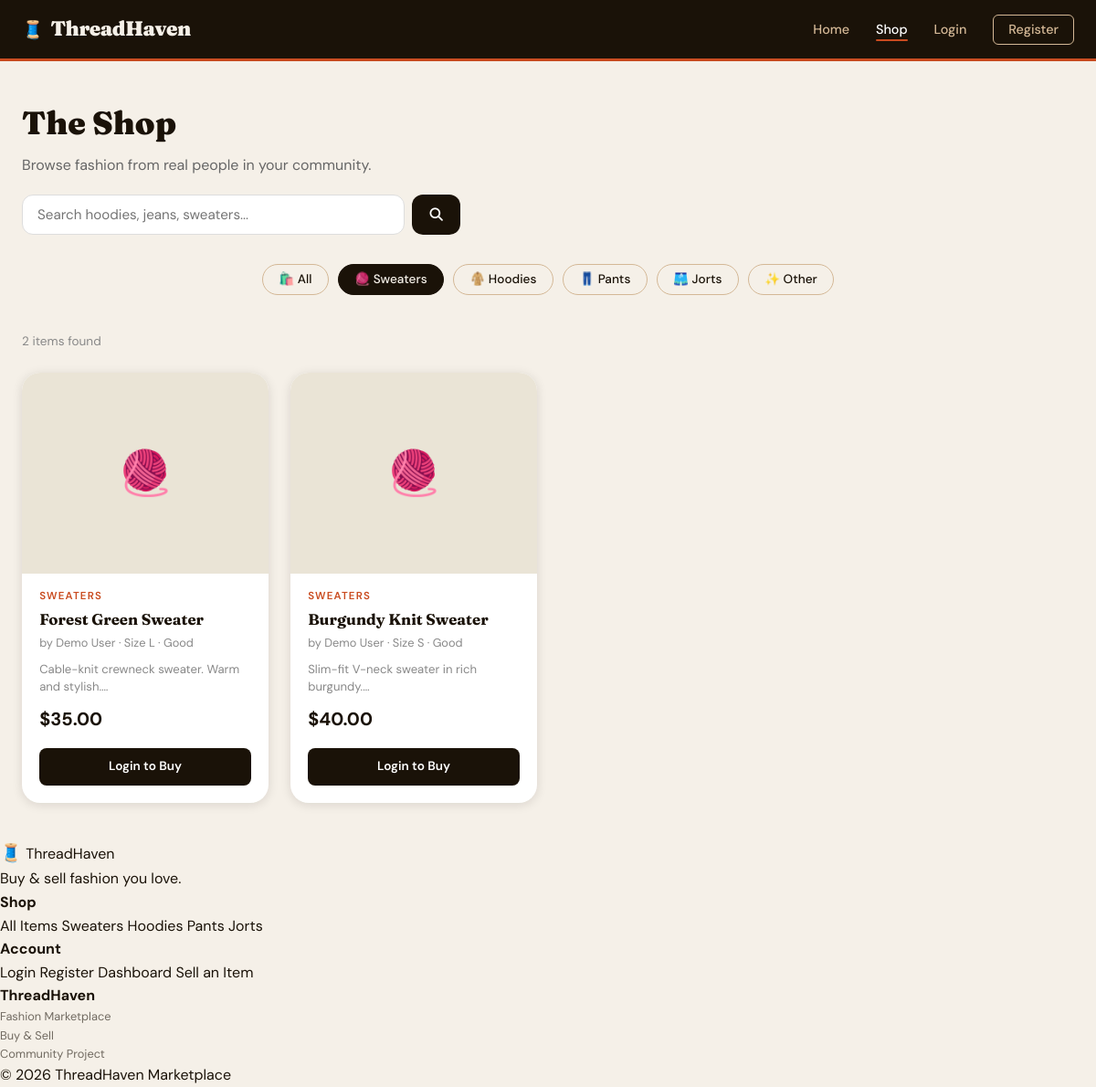
Page /pages/shop.php?cat=sweaters on the committed database.
### tables this page shows
CREATE TABLE IF NOT EXISTS products (
    id          INT AUTO_INCREMENT PRIMARY KEY,
    seller_id   INT           NOT NULL,
    title       VARCHAR(200)  NOT NULL,
    description TEXT,
    price       DECIMAL(10,2) NOT NULL,
    category    ENUM('sweaters','hoodies','pants','jorts','other') DEFAULT 'other',
    size        VARCHAR(10)   DEFAULT NULL,
    condition_q ENUM('New','Like New','Good','Fair') DEFAULT 'Good',
    emoji       VARCHAR(8)    DEFAULT '👕',
    status      ENUM('available','reserved','sold') DEFAULT 'available',
    created_at  DATETIME      DEFAULT CURRENT_TIMESTAMP,
    FOREIGN KEY (seller_id) REFERENCES users(id) ON DELETE CASCADE
);

CREATE TABLE IF NOT EXISTS users (
    id          INT AUTO_INCREMENT PRIMARY KEY,
    full_name   VARCHAR(120)  NOT NULL,
    email       VARCHAR(180)  NOT NULL UNIQUE,
    password    VARCHAR(255)  NOT NULL,
    phone       VARCHAR(20)   DEFAULT NULL,
    bio         TEXT          DEFAULT NULL,
    created_at  DATETIME      DEFAULT CURRENT_TIMESTAMP
);

### pages/shop.php (the view, shortened to what this page needs)
<?php
require_once '../includes/db.php';
require_once '../includes/auth.php';
$cat    = $_GET['cat'] ?? 'all';
$search = trim($_GET['q'] ?? '');
if ($cat !== 'all' && $search !== '') {
    $like = "%$search%";
    $stmt = mysqli_prepare($conn,
        "SELECT p.*, u.full_name as seller
         FROM products p JOIN users u ON p.seller_id = u.id
         WHERE p.status = 'available' AND p.category = ?
           AND (p.title LIKE ? OR p.description LIKE ?)
         ORDER BY p.created_at DESC");
    mysqli_stmt_bind_param($stmt, 'sss', $cat, $like, $like);
} elseif ($cat !== 'all') {
    $stmt = mysqli_prepare($conn,
        "SELECT p.*, u.full_name as seller
         FROM products p JOIN users u ON p.seller_id = u.id
         WHERE p.status = 'available' AND p.category = ?
         ORDER BY p.created_at DESC");
    mysqli_stmt_bind_param($stmt, 's', $cat);
} else {
    $stmt = mysqli_prepare($conn,
        "SELECT p.*, u.full_name as seller
         FROM products p JOIN users u ON p.seller_id = u.id
         WHERE p.status = 'available'
         ORDER BY p.created_at DESC");
}
mysqli_stmt_execute($stmt);
$products = mysqli_stmt_get_result($stmt);
$categories = ['all','sweaters','hoodies','pants','jorts','other'];
$catEmoji   = ['all'=>'🛍️','sweaters'=>'🧶','hoodies'=>'🧥','pants'=>'👖','jorts'=>'🩳','other'=>'✨'];
include '../includes/header.php';
?>
<div class="shop-page">
    <div class="shop-header">
        <h1>The Shop</h1>
        <p style="color:#666;margin:.3rem 0 1.2rem">Browse fashion from real people in your community.</p>
        <form method="GET" class="search-bar">
            <input type="text" name="q"
                   placeholder="Search hoodies, jeans, sweaters..."
                   value="<?= htmlspecialchars($search) ?>">
            <button type="submit"><i class="fas fa-search"></i></button>
        </form>
    </div>
    <div class="category-bar">
        <?php foreach ($categories as $c): ?>
        <button
            class="cat-pill <?= ($cat === $c || ($cat === '' && $c === 'all')) ? 'active' : '' ?>"
            data-cat="<?= $c ?>">
            <?= $catEmoji[$c] ?> <?= ucfirst($c) ?>
        </button>
        <?php endforeach; ?>
    </div>
    <?php $count = mysqli_num_rows($products); ?>
    <p style="color:#888;font-size:.85rem;margin-bottom:1.5rem">
        <?= $count ?> item<?= $count !== 1 ? 's' : '' ?> found
    </p>
    <?php if ($count === 0): ?>
        <div class="empty-state">
            <i class="fas fa-box-open"></i>
            <h3>No items found</h3>
            <p>Try a different search or category.</p>
        </div>
    <?php else: ?>
        <div class="product-grid">
            <?php while ($p = mysqli_fetch_assoc($products)): ?>
            <div class="product-card">
                <div class="product-img"><?= htmlspecialchars($p['emoji']) ?></div>
                <div class="product-info">
                    <p class="product-category"><?= ucfirst(htmlspecialchars($p['category'])) ?></p>
                    <h3 class="product-name"><?= htmlspecialchars($p['title']) ?></h3>
                    <p class="product-seller">
                        by <?= htmlspecialchars($p['seller']) ?>
                        <?php if($p['size']): ?> &middot; Size <?= htmlspecialchars($p['size']) ?><?php endif; ?>
                        &middot; <?= htmlspecialchars($p['condition_q']) ?>
                    </p>
                    <?php if (!empty($p['description'])): ?>
                    <p style="font-size:.82rem;color:#888;margin-bottom:.6rem;line-height:1.4">
                        <?= htmlspecialchars(mb_substr($p['description'], 0, 70)) ?>…
                    </p>
                    <?php endif; ?>
                    <p class="product-price">$<?= number_format($p['price'],2) ?></p>
                    <div class="product-actions">
                        <?php if (isset($_SESSION['user_id'])): ?>
                            <?php if ($p['seller_id'] != $_SESSION['user_id']): ?>
                                <form method="POST" action="cart_action.php" style="flex:1">
                                    <input type="hidden" name="product_id" value="<?= (int)$p['id'] ?>">
                                    <input type="hidden" name="action" value="add">
                                    <button class="btn-cart" type="submit">🛒 Cart</button>
                                </form>
                                <form method="POST" action="reserve.php">
                                    <input type="hidden" name="product_id" value="<?= (int)$p['id'] ?>">
                                    <button class="btn-reserve" type="submit" title="Reserve for 24h">📌</button>
                                </form>
                            <?php else: ?>
                                <span style="font-size:.82rem;color:#aaa;flex:1;padding:.6rem;text-align:center">Your listing</span>
                            <?php endif; ?>
                        <?php else: ?>
                            <a href="login.php" class="btn-cart" style="text-align:center;display:block;flex:1">Login to Buy</a>
                        <?php endif; ?>
                    </div>
                </div>
            </div>
            <?php endwhile; ?>
        </div>
    <?php endif; ?>
</div>
<?php include '../includes/footer.php'; ?>

### css/style.css (style rules this page uses)
:root { --cream: #F5F0E8; --ink: #1A1208; --rust: #C94B1F; --sage: #4A7C59; --sand: #D4B896; --mist: #EAE4D6; --white: #FFFFFF; --shadow: rgba(26,18,8,.12); --radius: 12px; --radius-lg:20px; --trans: .25s ease; --font-display: 'Fraunces', Georgia, serif; --font-body: 'DM Sans', sans-serif; }
*, *::before, *::after { box-sizing:border-box; margin:0; padding:0; }
html { scroll-behavior:smooth; }
body { font-family: var(--font-body); background: var(--cream); color: var(--ink); min-height: 100vh; line-height: 1.6; }
a { color: inherit; text-decoration: none; }
.product-grid { display:grid; grid-template-columns:repeat(auto-fill,minmax(240px,1fr)); gap:1.5rem; }
.product-card { background:var(--white); border-radius:var(--radius-lg); overflow:hidden; box-shadow:0 2px 12px var(--shadow); transition:all var(--trans); position:relative; }
.product-img { width:100%; height:220px; object-fit:cover; background:var(--mist); display:flex; align-items:center; justify-content:center; font-size:3rem; }
.product-info { padding:1rem 1.2rem 1.2rem; }
.product-category { font-size:.72rem; font-weight:600; text-transform:uppercase; letter-spacing:.1em; color:var(--rust); margin-bottom:.3rem; }
.product-name { font-family:var(--font-display); font-size:1.05rem; font-weight:700; margin-bottom:.3rem; line-height:1.3; }
.product-seller { font-size:.8rem; color:#888; margin-bottom:.6rem; }
.product-price { font-size:1.25rem; font-weight:700; color:var(--ink); margin-bottom:1rem; }
.product-actions { display:flex; gap:.5rem; }
.btn-cart { flex:1; background:var(--ink); color:#fff; border:none; padding:.6rem; border-radius:8px; font-size:.85rem; font-weight:600; cursor:pointer; transition:background var(--trans); font-family:var(--font-body); }
.category-bar { display:flex; gap:.6rem; flex-wrap:wrap; justify-content:center; margin-bottom:2.5rem; }
.cat-pill { padding:.45rem 1.1rem; border-radius:99px; border:1.5px solid var(--sand); font-size:.85rem; font-weight:500; cursor:pointer; transition:all var(--trans); background:transparent; font-family:var(--font-body); color:var(--ink); }
.cat-pill:hover, .cat-pill.active { background:var(--ink); color:var(--cream); border-color:var(--ink); }
.shop-page { max-width:1200px; margin:0 auto; padding:2.5rem 1.5rem; }
.shop-header { margin-bottom:2rem; }
.shop-header h1 { font-family:var(--font-display); font-size:2.2rem; font-weight:900; }
.search-bar { display:flex; gap:.5rem; max-width:480px; margin-bottom:1.5rem; }
.search-bar input { flex:1; padding:.7rem 1rem; border:1.5px solid #DDD; border-radius:var(--radius); font-size:.95rem; font-family:var(--font-body); background:var(--white); }
.search-bar button { background:var(--ink); color:#fff; border:none; padding:.7rem 1.2rem; border-radius:var(--radius); cursor:pointer; font-size:.9rem; transition:background var(--trans); }

### rows in the picture
products: emoji "🧶", category "SWEATERS", title "Forest Green Sweater", seller.full_name "Demo User", size "L", condition_q "Good", description "Cable-knit crewneck sweater. Warm and stylish.", price "35.00"
products: emoji "🧶", category "SWEATERS", title "Burgundy Knit Sweater", seller.full_name "Demo User", size "S", condition_q "Good", description "Slim-fit V-neck sweater in rich burgundy.", price "40.00"

### other values in the picture
$catEmoji[$c] "🛍️"
$c "All"
$catEmoji[$c] "🧶"
$c "Sweaters"
$catEmoji[$c] "🧥"
$c "Hoodies"
$catEmoji[$c] "👖"
$c "Pants"
$catEmoji[$c] "🩳"
$c "Jorts"
$catEmoji[$c] "✨"
$c "Other"
$count "2"
